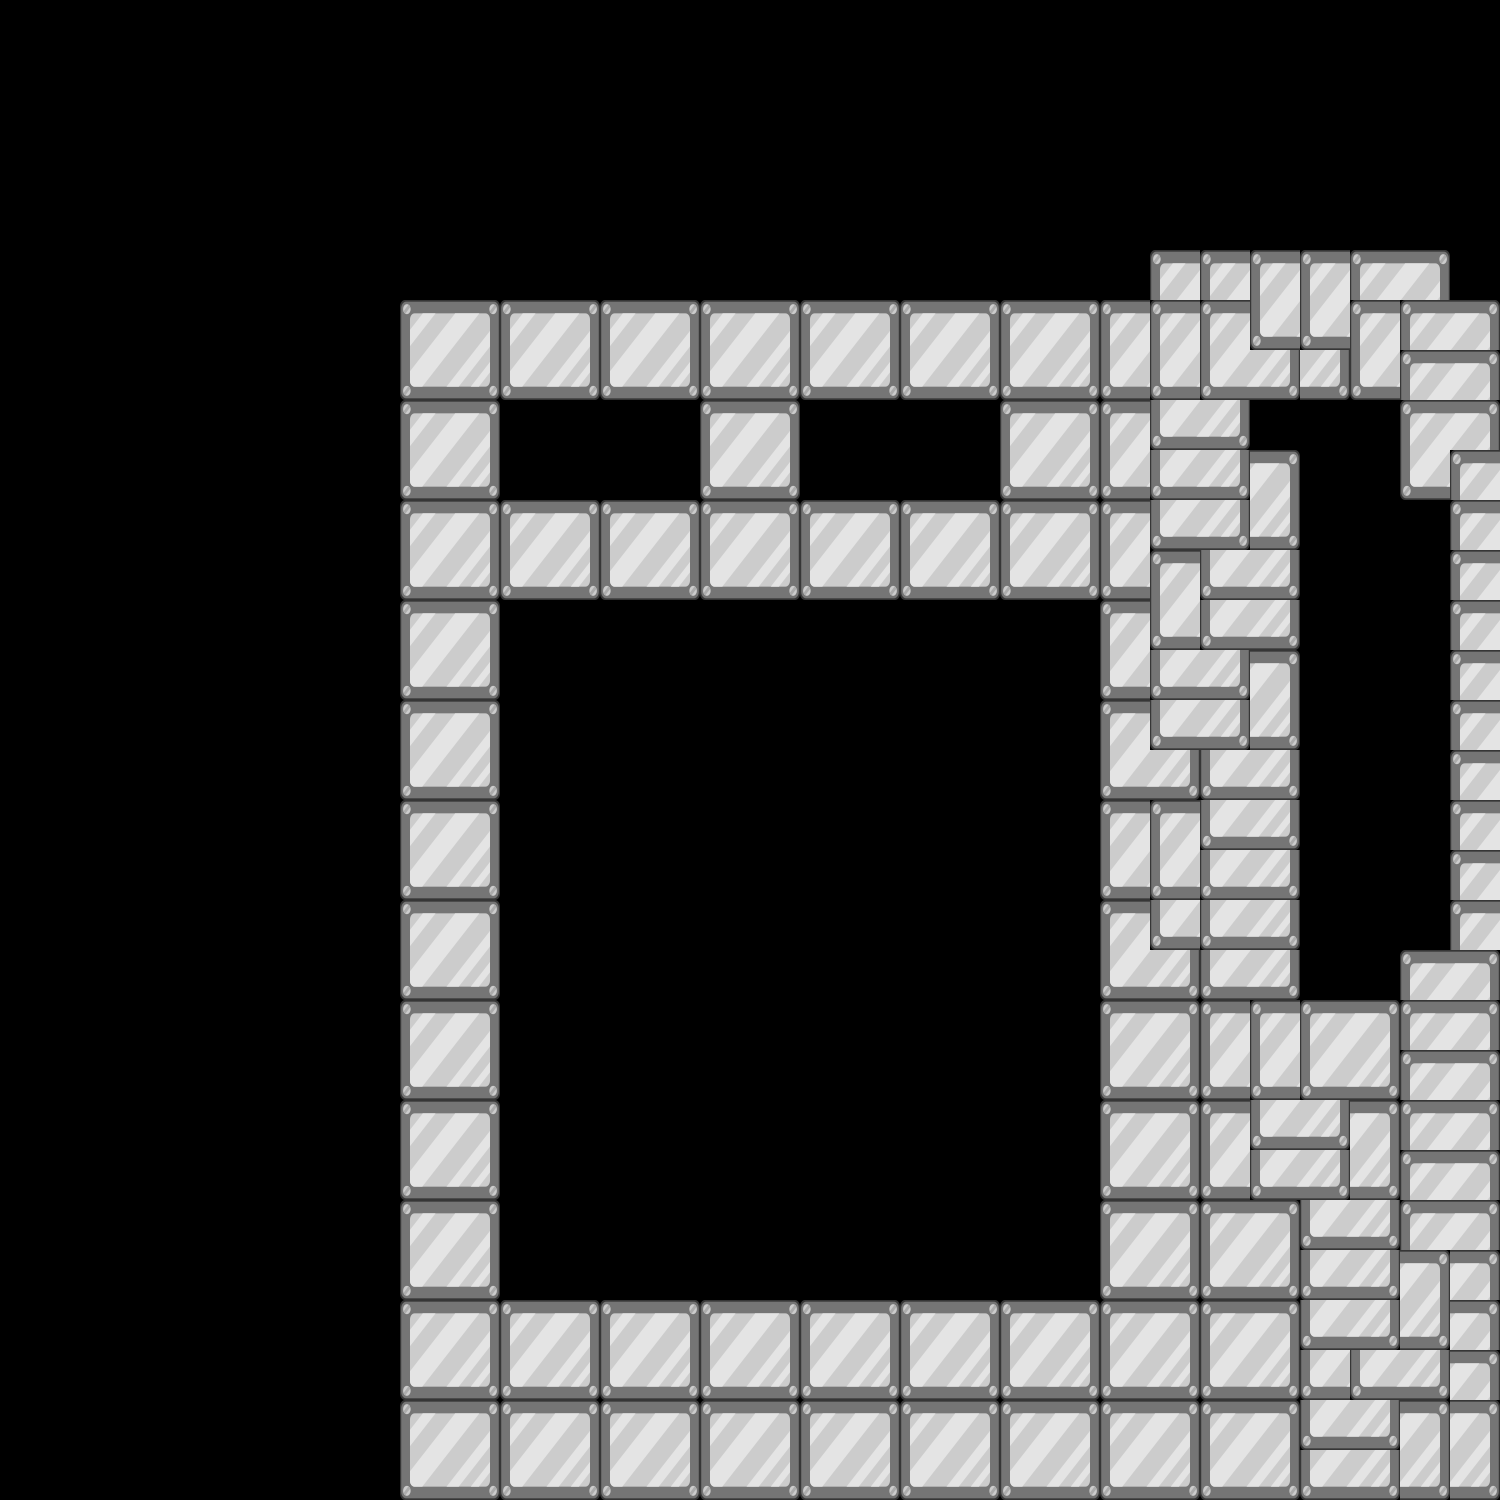

A 2D game scene composited from a Tiled map and its tileset images. What follows is a short description and the map's XML, with every tile layer's data as written:
An orthogonal 30x30 tile map with 50x50 px tiles, 1 tile layer (Warstwa Kafelków 1).

<map version="1.0" orientation="orthogonal" renderorder="left-down" width="30" height="30" tilewidth="50" tileheight="50" nextobjectid="1">
 <tileset firstgid="1" name="block1" tilewidth="50" tileheight="50" tilecount="4" columns="2">
  <image source="../gameObjects/block1.png" width="100" height="100" />
 </tileset>
 <layer name="Warstwa Kafelków 1" width="30" height="30">
  <data encoding="csv">
0,0,0,0,0,0,0,0,0,0,0,0,0,0,0,0,0,0,0,0,0,0,0,0,0,0,0,0,0,0,
0,0,0,0,0,0,0,0,0,0,0,0,0,0,0,0,0,0,0,0,0,0,0,0,0,0,0,0,0,0,
0,0,0,0,0,0,0,0,0,0,0,0,0,0,0,0,0,0,0,0,0,0,0,0,0,0,0,0,0,0,
0,0,0,0,0,0,0,0,0,0,0,0,0,0,0,0,0,0,0,0,0,0,0,0,0,0,0,0,0,0,
0,0,0,0,0,0,0,0,0,0,0,0,0,0,0,0,0,0,0,0,0,0,0,0,0,0,0,0,0,0,
0,0,0,0,0,0,0,0,0,0,0,0,0,0,0,0,0,0,0,0,0,0,0,1,1,1,1,1,2,0,
0,0,0,0,0,0,0,0,1,2,1,2,1,2,1,2,1,2,1,2,1,2,1,1,1,3,3,1,1,2,
0,0,0,0,0,0,0,0,3,4,3,4,3,4,3,4,3,4,3,4,3,4,3,3,3,4,4,3,1,2,
0,0,0,0,0,0,0,0,1,2,0,0,0,0,1,2,0,0,0,0,1,2,1,3,4,0,0,0,1,2,
0,0,0,0,0,0,0,0,3,4,0,0,0,0,3,4,0,0,0,0,3,4,3,3,4,2,0,0,3,1,
0,0,0,0,0,0,0,0,1,2,1,2,1,2,1,2,1,2,1,2,1,2,1,3,4,4,0,0,0,1,
0,0,0,0,0,0,0,0,3,4,3,4,3,4,3,4,3,4,3,4,3,4,3,1,3,4,0,0,0,1,
0,0,0,0,0,0,0,0,1,2,0,0,0,0,0,0,0,0,0,0,0,0,1,3,3,4,0,0,0,1,
0,0,0,0,0,0,0,0,3,4,0,0,0,0,0,0,0,0,0,0,0,0,3,3,4,2,0,0,0,1,
0,0,0,0,0,0,0,0,1,2,0,0,0,0,0,0,0,0,0,0,0,0,1,3,4,4,0,0,0,1,
0,0,0,0,0,0,0,0,3,4,0,0,0,0,0,0,0,0,0,0,0,0,3,4,3,4,0,0,0,1,
0,0,0,0,0,0,0,0,1,2,0,0,0,0,0,0,0,0,0,0,0,0,1,1,3,4,0,0,0,1,
0,0,0,0,0,0,0,0,3,4,0,0,0,0,0,0,0,0,0,0,0,0,3,3,3,4,0,0,0,1,
0,0,0,0,0,0,0,0,1,2,0,0,0,0,0,0,0,0,0,0,0,0,1,3,3,4,0,0,0,1,
0,0,0,0,0,0,0,0,3,4,0,0,0,0,0,0,0,0,0,0,0,0,3,4,3,4,0,0,1,2,
0,0,0,0,0,0,0,0,1,2,0,0,0,0,0,0,0,0,0,0,0,0,1,2,1,1,1,2,1,2,
0,0,0,0,0,0,0,0,3,4,0,0,0,0,0,0,0,0,0,0,0,0,3,4,3,3,3,4,1,2,
0,0,0,0,0,0,0,0,1,2,0,0,0,0,0,0,0,0,0,0,0,0,1,2,1,3,4,2,1,2,
0,0,0,0,0,0,0,0,3,4,0,0,0,0,0,0,0,0,0,0,0,0,3,4,3,3,4,4,1,2,
0,0,0,0,0,0,0,0,1,2,0,0,0,0,0,0,0,0,0,0,0,0,1,2,1,2,3,4,1,2,
0,0,0,0,0,0,0,0,3,4,0,0,0,0,0,0,0,0,0,0,0,0,3,4,3,4,3,4,2,2,
0,0,0,0,0,0,0,0,1,2,1,2,1,2,1,2,1,2,1,2,1,2,1,2,1,2,3,4,4,2,
0,0,0,0,0,0,0,0,3,4,3,4,3,4,3,4,3,4,3,4,3,4,3,4,3,4,3,3,4,2,
0,0,0,0,0,0,0,0,1,2,1,2,1,2,1,2,1,2,1,2,1,2,1,2,1,2,3,4,2,2,
0,0,0,0,0,0,0,0,3,4,3,4,3,4,3,4,3,4,3,4,3,4,3,4,3,4,3,4,4,4
</data>
 </layer>
</map>